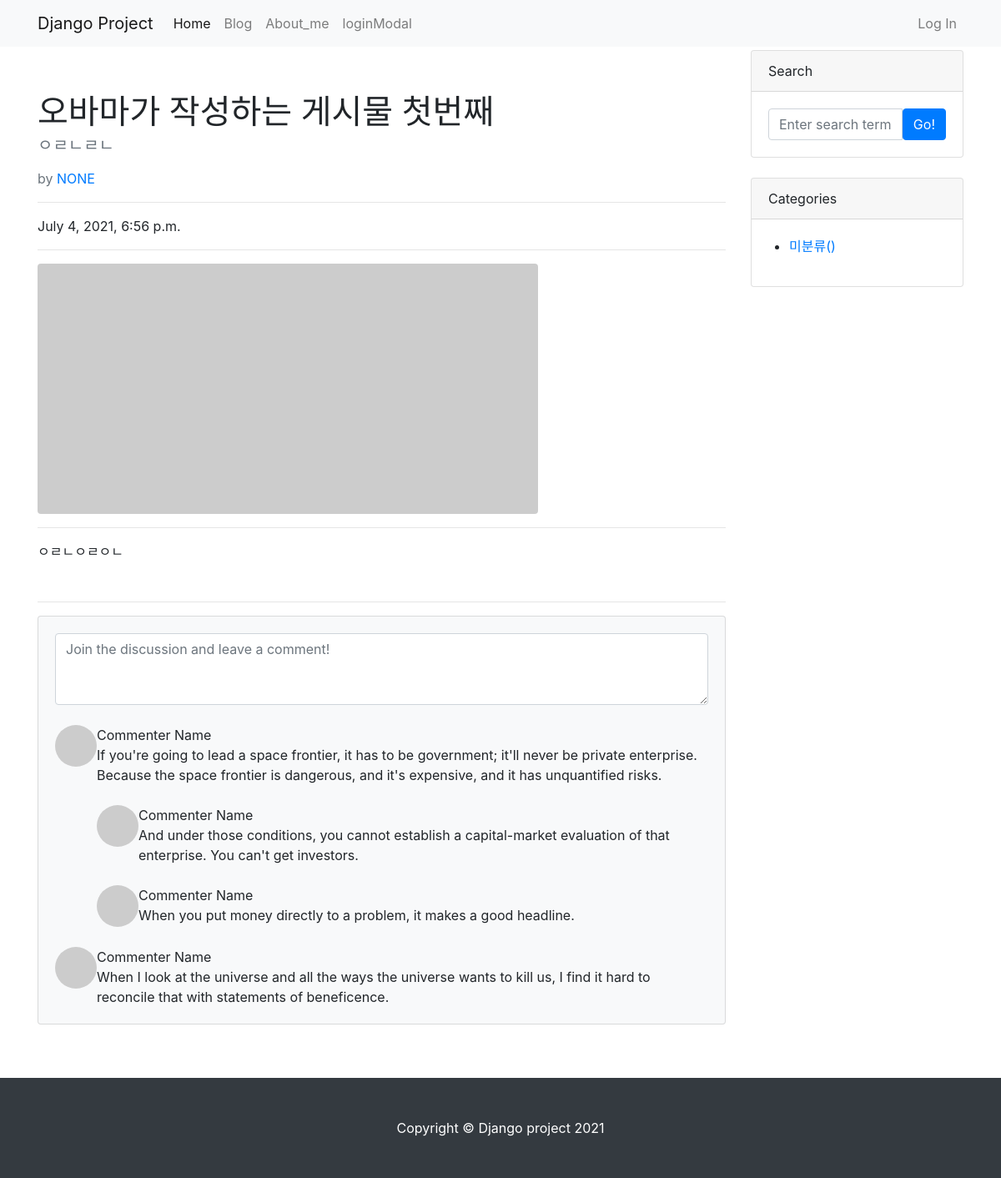
The page /blog/6/ on the database its author committed.
### blog/models.py (models this page shows, shortened)
class Post(models.Model):
    title = models.CharField(max_length=30)  # 이거는 문자 담는 필드,
    content = models.TextField()  # 길이 제한이 없도록 TextField 만들었고,
    hook_text = models.CharField(max_length=100, blank=True)
    head_image = models.ImageField(
        upload_to='blog/images/%Y/%m/%d/', blank=True)
    file_upload = models.FileField(
        upload_to='blog/files/%Y/%m/%d/', blank=True)  # 이거 이제 파일 필드임. # 파일도 올릴 수 있도록 모델 만든거지
    created_at = models.DateTimeField(auto_now_add=True)
    updated_at = models.DateTimeField(auto_now=True)
    author = models.ForeignKey(User, null=True, on_delete=models.SET_NULL)
    category = models.ForeignKey(
        Category, null=True, blank=True, on_delete=models.SET_NULL)

### blog/views.py (the view)
# urls.py: path('<int:pk>/', views.PostDetail.as_view()),
class PostDetail(DetailView):
    model = Post
    template_name = 'blog/single_post_page.html'

### blog/templates/blog/single_post_page.html (shortened to what this page needs)
{% extends 'blog/base.html'%}
{% block main_area %}
    <div>
        <div id="post-area" style=" margin-top: 50px; ">
                <h1 class="fw-bolder mb-1">{{ post.title }}</h1>
                <h5 class="text-muted">{{ post.hook_text }}</h5>
                <p>
                <div class="text-muted fst-italic mb-2"> by <a href="#">{{ post.author | upper }}</a></div>
                </p>
                <hr>
                    <p>{{ post.created_at }}</p>
                <hr>
            {%if post.head_image %}
            <figure class="mb-4"><img class="img-fluid rounded" src="{{ post.head_image.url }}" alt="{{ post.title }} head_image" /></figure>
            {% else %}
            <img class="img-fluid rounded" src="https://picsum.photos/seed/{{ post.id }}/600/300" alt="random_image">
            {% endif %}
                <hr/>
            <section class="mb-5">
                <p>{{ post.content }}</p>
            </section>
            <hr>
        </div>
        <div id="comment-area">
        <section class="mb-5">
            <div class="card bg-light">
                <div class="card-body">
                    <form class="mb-4"><textarea class="form-control" rows="3" placeholder="Join the discussion and leave a comment!"></textarea></form>
                    <div class="d-flex mb-4">
                        <div class="flex-shrink-0"><img class="rounded-circle" src="https://dummyimage.com/50x50/ced4da/6c757d.jpg" alt="..." /></div>
                        <div class="ms-3">
                            <div class="fw-bold">Commenter Name</div>
                            If you're going to lead a space frontier, it has to be government; it'll never be private enterprise. Because the space frontier is dangerous, and it's expensive, and it has unquantified risks.
                            <div class="d-flex mt-4">
                                <div class="flex-shrink-0"><img class="rounded-circle" src="https://dummyimage.com/50x50/ced4da/6c757d.jpg" alt="..." /></div>
                                <div class="ms-3">
                                    <div class="fw-bold">Commenter Name</div>
                                    And under those conditions, you cannot establish a capital-market evaluation of that enterprise. You can't get investors.
                                </div>
                            </div>
                            <div class="d-flex mt-4">
                                <div class="flex-shrink-0"><img class="rounded-circle" src="https://dummyimage.com/50x50/ced4da/6c757d.jpg" alt="..." /></div>
                                <div class="ms-3">
                                    <div class="fw-bold">Commenter Name</div>
                                    When you put money directly to a problem, it makes a good headline.
                                </div>
                            </div>
                        </div>
                    </div>
                    <div class="d-flex">
                        <div class="flex-shrink-0"><img class="rounded-circle" src="https://dummyimage.com/50x50/ced4da/6c757d.jpg" alt="..." /></div>
                        <div class="ms-3">
                            <div class="fw-bold">Commenter Name</div>
                            When I look at the universe and all the ways the universe wants to kill us, I find it hard to reconcile that with statements of beneficence.
                        </div>
                    </div>
                </div>
            </div>
        </section>
        </div>
    </div>
{% endblock %}

### rows shown on the page
Post: title "오바마가 작성하는 게시물 첫번째", hook_text "ㅇㄹㄴㄹㄴ", author "NONE", created_at "July 4, 2021, 6:56 p.m.", content "ㅇㄹㄴㅇㄹㅇㄴ"
